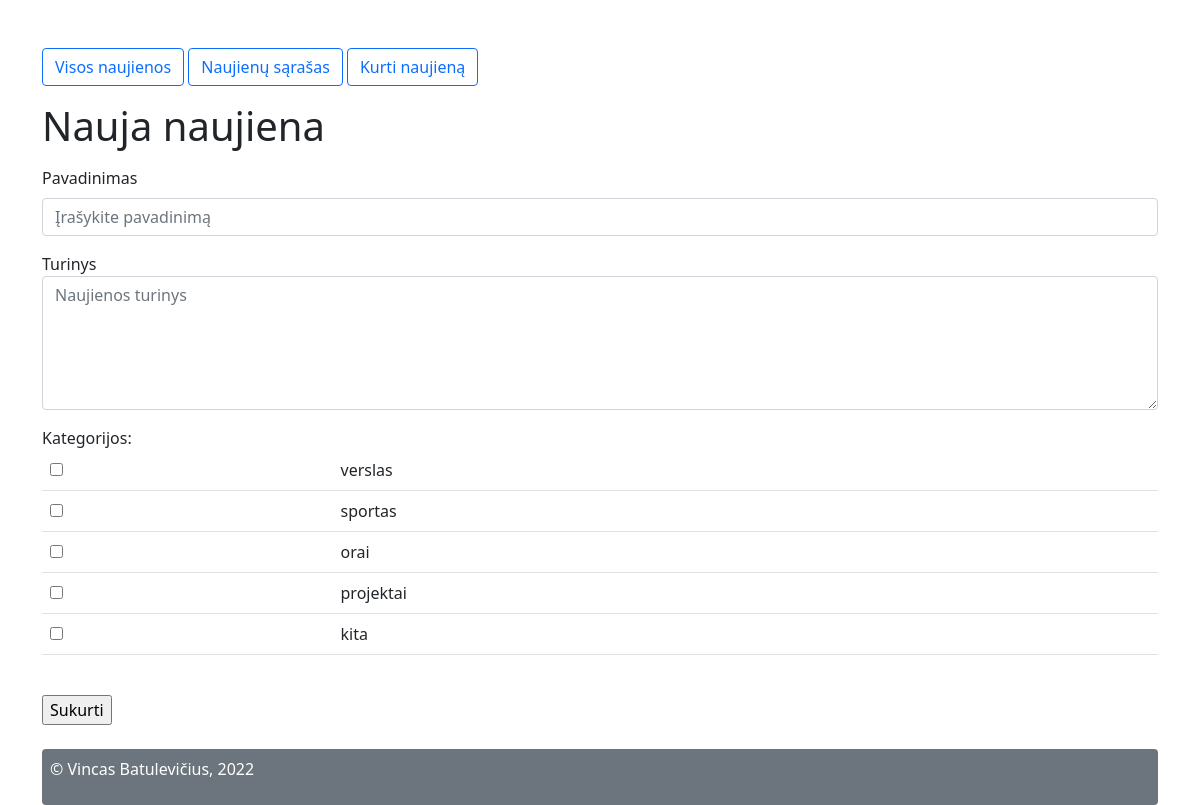
The app's page /nauja_naujiena.php with its own data.
### tables this page shows
CREATE TABLE `kategorijos` (
  `id` int NOT NULL,
  `kategorija` varchar(10) NOT NULL
);

### nauja_naujiena.php (the view, shortened to what this page needs)
<!DOCTYPE html>
<html>
<head>
<link href="https://cdn.jsdelivr.net/npm/bootstrap@5.1.3/dist/css/bootstrap.min.css" rel="stylesheet">
</head>
<body>
<div class="container pt-5">
<p><a href='index.php' class='btn btn-outline-primary'>Visos naujienos</a>
<a href='naujienu_sarasas.php' class='btn btn-outline-primary'>Naujienų sąrašas</a>
<a href='nauja_naujiena.php' class='btn btn-outline-primary'>Kurti naujieną</a><p>
<h1>Nauja naujiena</h1>
<?php
include 'db.php';
$conn = new mysqli($servername, $username, $password, $dbname);
?>
<form action="<?php echo htmlspecialchars($_SERVER['PHP_SELF']);?>" method="post" name="myForm" onsubmit="return validateForm()" >
<div class="mb-3 mt-3">
    <label for="pavadinimas" class="form-label">Pavadinimas</label>
    <input type="text" name="pavadinimas" id="pavadinimas" placeholder="Įrašykite pavadinimą" class="form-control">
  </div>
<div class="mb-3 mt-3">
 <label for="turinys">Turinys</label>
<textarea name="turinys" id="turinys" rows="5" class="form-control"   placeholder="Naujienos turinys"  ></textarea>
</div>
Kategorijos: <br>
<?php
$sql = "SELECT * FROM kategorijos";
$result = $conn->query($sql);
if ($result->num_rows > 0) {
echo "<table class='table'>";
  while($row = $result->fetch_assoc()) {
 $kid =  $row["id"];
  echo " <tr><td><input type='checkbox' name='kategorijos[]'  value='$kid'     > " . " </td><td> ".$row["kategorija"]."</td></tr>";
  }
  echo "</table><br>";
}
?>
<input type="submit"   value="Sukurti" >
</form>
<div class="mt-4 p-2 bg-secondary text-white rounded">
   <p>&copy; Vincas Batulevičius, 2022</p>
</div>
</div>
</body>
</html>

### records on screen
kategorijos: kategorija "verslas"
kategorijos: kategorija "sportas"
kategorijos: kategorija "orai"
kategorijos: kategorija "projektai"
kategorijos: kategorija "kita"
